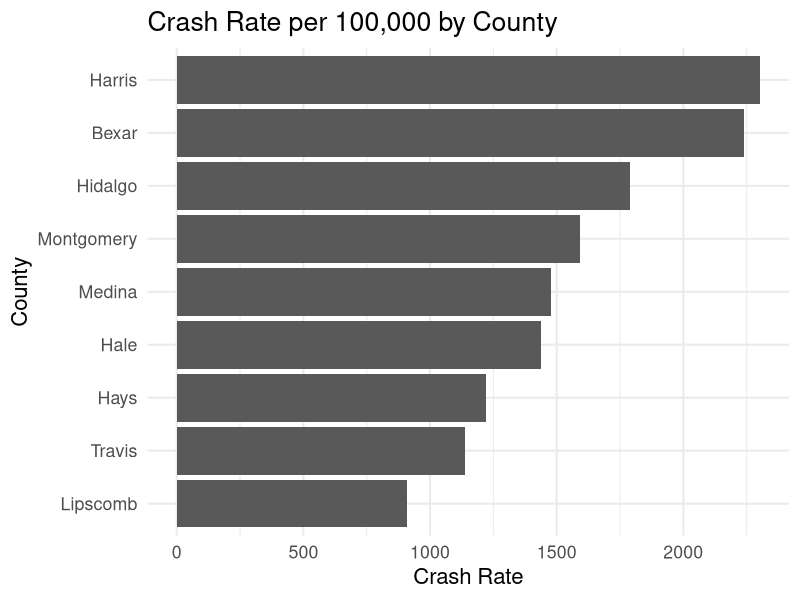
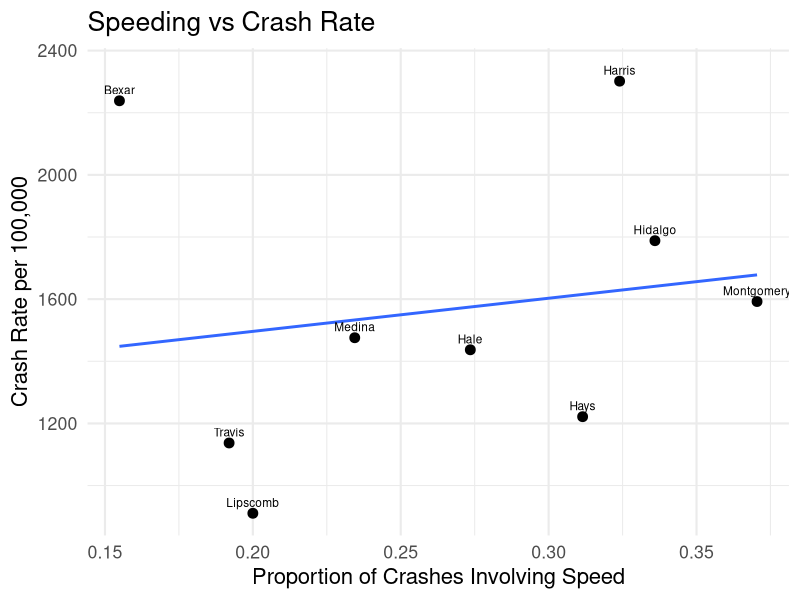
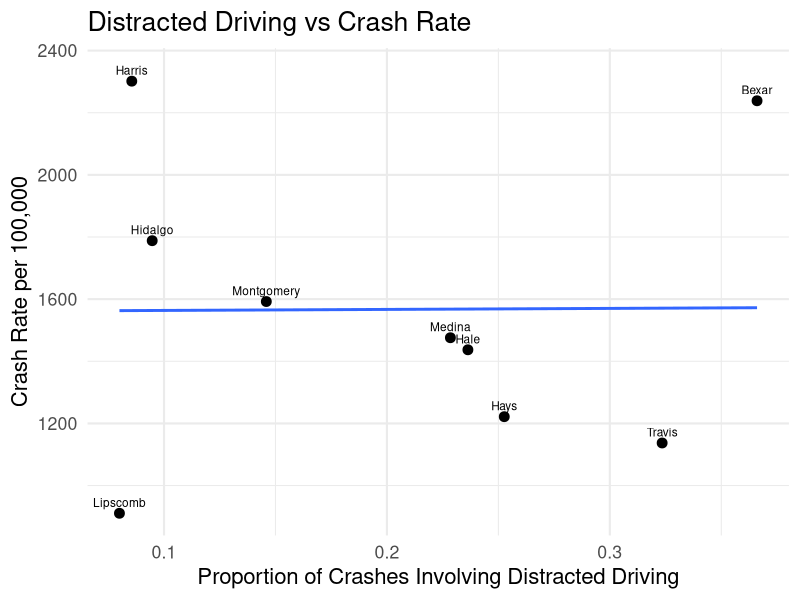
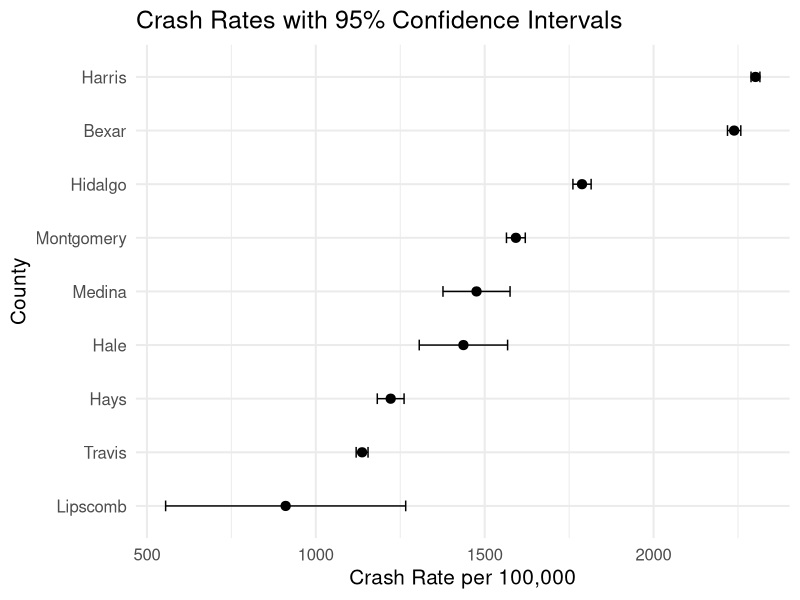

Reproduce these figures in R, in order.
## ---- chunk 1
knitr::opts_chunk$set(
  echo = FALSE,
  warning = FALSE,
  message = FALSE,
  fig.width = 8,
  fig.height = 4.8,
  fig.align = "center"
)

library(tidyverse)
library(ggrepel)

# ---- Data import ----
crash <- read.csv("Crash_Data_2024.csv")

# ---- Data cleaning ----
crash <- crash %>%
  mutate(
    Total_Crashes = as.numeric(gsub(",", "", Total_Crashes)),
    Population = as.numeric(gsub(",", "", Population)),
    Fatal_Crashes = as.numeric(gsub(",", "", Fatal_Crashes)),
    Speed_Crashes = as.numeric(gsub(",", "", Speed_Crashes)),
    DUI_Crashes = as.numeric(gsub(",", "", DUI_Crashes)),
    Distracted_Crashes = as.numeric(gsub(",", "", Distracted_Crashes)),
    Serious_Crashes = as.numeric(gsub(",", "", Serious_Crashes)),
    Minor_Crashes = as.numeric(gsub(",", "", Minor_Crashes))
  ) %>%
  mutate(
    Crash_Rate = (Total_Crashes / Population) * 100000,
    Fatal_Rate = (Fatal_Crashes / Population) * 100000,
    SpeedPercent = Speed_Crashes / Total_Crashes,
    DUIPercent = DUI_Crashes / Total_Crashes,
    DistractedPercent = Distracted_Crashes / Total_Crashes,
    SeverityPercent = (Fatal_Crashes + Serious_Crashes) / Total_Crashes
  )

# ---- Ranked tables ----
rank_crash <- crash %>%
  arrange(desc(Crash_Rate)) %>%
  select(County, Crash_Rate, Total_Crashes, Population)

rank_fatal <- crash %>%
  arrange(desc(Fatal_Rate)) %>%
  select(County, Fatal_Rate, Fatal_Crashes, Population)

risk_table <- crash %>%
  select(County, SpeedPercent, DUIPercent, DistractedPercent, SeverityPercent) %>%
  arrange(desc(SpeedPercent))

# ---- Confidence intervals ----
make_ci <- function(df, county_name) {
  row <- df %>% filter(County == county_name)
  p_hat <- row$Total_Crashes / row$Population
  n <- row$Population
  z <- 1.96
  se <- sqrt((p_hat * (1 - p_hat)) / n)
  tibble(
    County = county_name,
    Lower_CI = (p_hat - z * se) * 100000,
    Upper_CI = (p_hat + z * se) * 100000,
    Crash_Rate = p_hat * 100000
  )
}

ci_compare <- bind_rows(
  make_ci(crash, "Harris"),
  make_ci(crash, "Montgomery")
)

# ---- Regression ----
model <- lm(Crash_Rate ~ SpeedPercent + DUIPercent + DistractedPercent, data = crash)
model_coef <- broom::tidy(model)
model_fit <- broom::glance(model)

# ---- Key result values for slides ----
top_crash <- crash %>%
  arrange(desc(Crash_Rate)) %>%
  select(County, Crash_Rate)

harris_rate <- crash %>% filter(County == "Harris") %>% pull(Crash_Rate)
bexar_rate <- crash %>% filter(County == "Bexar") %>% pull(Crash_Rate)
travis_rate <- crash %>% filter(County == "Travis") %>% pull(Crash_Rate)
lipscomb_rate <- crash %>% filter(County == "Lipscomb") %>% pull(Crash_Rate)

r2_val <- model_fit$r.squared

ci_all <- crash %>%
  mutate(
    p_hat = Total_Crashes / Population,
    n = Population,
    z = 1.96,
    se = sqrt((p_hat * (1 - p_hat)) / n),
    Lower_CI = (p_hat - z * se) * 100000,
    Upper_CI = (p_hat + z * se) * 100000,
    Crash_Rate = p_hat * 100000
  ) %>%
  select(County, Crash_Rate, Lower_CI, Upper_CI)
## ---- chunk 2
knitr::kable(
  tibble(County = unique(crash$County)),
  booktabs = TRUE,
  align = "l",
  caption = "Counties included in the analysis"
)
## ---- chunk 3
knitr::kable(
  crash %>%
    select(County, Crash_Rate, Fatal_Rate, SpeedPercent, DUIPercent, DistractedPercent),
  digits = 3,
  caption = "Derived Variables"
)
## ---- chunk 4
knitr::kable(
  rank_crash %>% mutate(Crash_Rate = round(Crash_Rate, 2)),
  booktabs = TRUE,
  caption = "Counties ranked by crash rate per 100,000"
)
## ---- chunk 5
ggplot(crash, aes(x = reorder(County, Crash_Rate), y = Crash_Rate)) +
  geom_col() +
  coord_flip() +
  labs(
    title = "Crash Rate per 100,000 by County",
    x = "County",
    y = "Crash Rate"
  ) +
  theme_minimal(base_size = 16)

## ---- chunk 6
knitr::kable(
  rank_fatal %>% mutate(Fatal_Rate = round(Fatal_Rate, 2)),
  booktabs = TRUE,
  caption = "Counties ranked by fatal crash rate per 100,000"
)
## ---- chunk 7
knitr::kable(
  risk_table %>% mutate(across(-County, ~ round(.x, 4))),
  booktabs = TRUE,
  caption = "Risk-factor proportions by county"
)
## ---- chunk 8
ggplot(crash, aes(x = SpeedPercent, y = Crash_Rate, label = County)) +
  geom_point(size = 3) +
  geom_smooth(method = "lm", se = FALSE) +
  geom_text(nudge_y = 35, size = 3) +
  labs(
    title = "Speeding vs Crash Rate",
    x = "Proportion of Crashes Involving Speed",
    y = "Crash Rate per 100,000"
  ) +
  theme_minimal(base_size = 16)
## ---- chunk 9
ggplot(crash, aes(x = DistractedPercent, y = Crash_Rate, label = County)) +
  geom_point(size = 3) +
  geom_smooth(method = "lm", se = FALSE) +
  geom_text(nudge_y = 35, size = 3) +
  labs(
    title = "Distracted Driving vs Crash Rate",
    x = "Proportion of Crashes Involving Distracted Driving",
    y = "Crash Rate per 100,000"
  ) +
  theme_minimal(base_size = 16)
## ---- chunk 10
knitr::kable(
  ci_all %>% mutate(across(-County, ~ round(.x, 2))),
  format = "latex",
  booktabs = TRUE,
  caption = "Crash rates and 95% confidence intervals per 100,000 residents"
)
## ---- chunk 11
ggplot(ci_all, aes(x = reorder(County, Crash_Rate), y = Crash_Rate)) +
  geom_point(size = 2.8) +
  geom_errorbar(aes(ymin = Lower_CI, ymax = Upper_CI), width = 0.2) +
  coord_flip() +
  labs(
    title = "Crash Rates with 95% Confidence Intervals",
    x = "County",
    y = "Crash Rate per 100,000"
  ) +
  theme_minimal(base_size = 15)
## ---- chunk 12
knitr::kable(
  model_coef %>% mutate(across(where(is.numeric), ~ round(.x, 4))),
  booktabs = TRUE,
  caption = "Regression coefficients"
)
## ---- chunk 13
knitr::kable(
  model_fit %>%
    select(r.squared, adj.r.squared, sigma, statistic, p.value) %>%
    mutate(across(everything(), ~ round(.x, 4))),
  booktabs = TRUE,
  caption = "Regression model fit"
)
